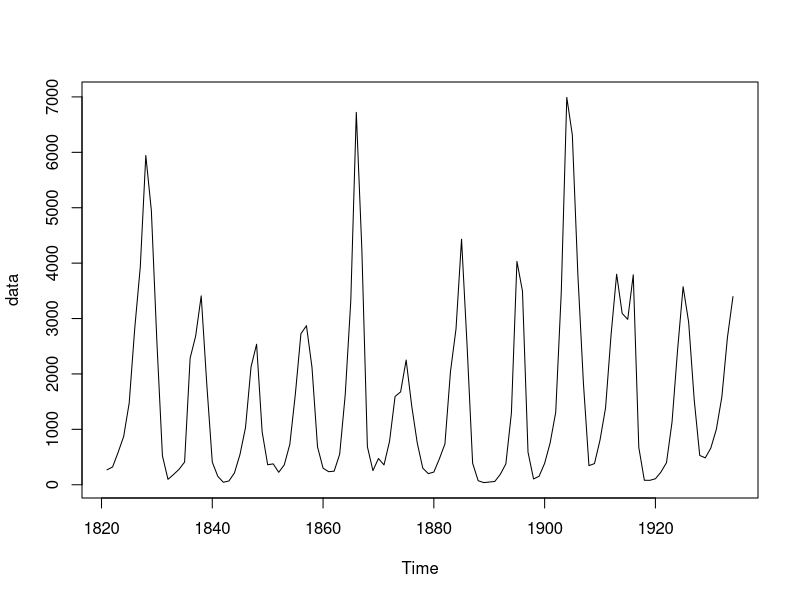

This figure's R source:
# importing lynx dataset as "data"
data<- lynx

# MEAN AND MEDIAN

mean(data)
#[1] 1538.018
median(data)
# [1] 771
# large difference, we need to plot and see

# VISUALISATION
plot(data)
# high seasonality leading to seasonal peaks, making the mean high

# QUANTILES
quantile(data, 
         seq(0,1,length = 11),
         type = 5)                # type 5 = deciles of the data (10 partitions)

